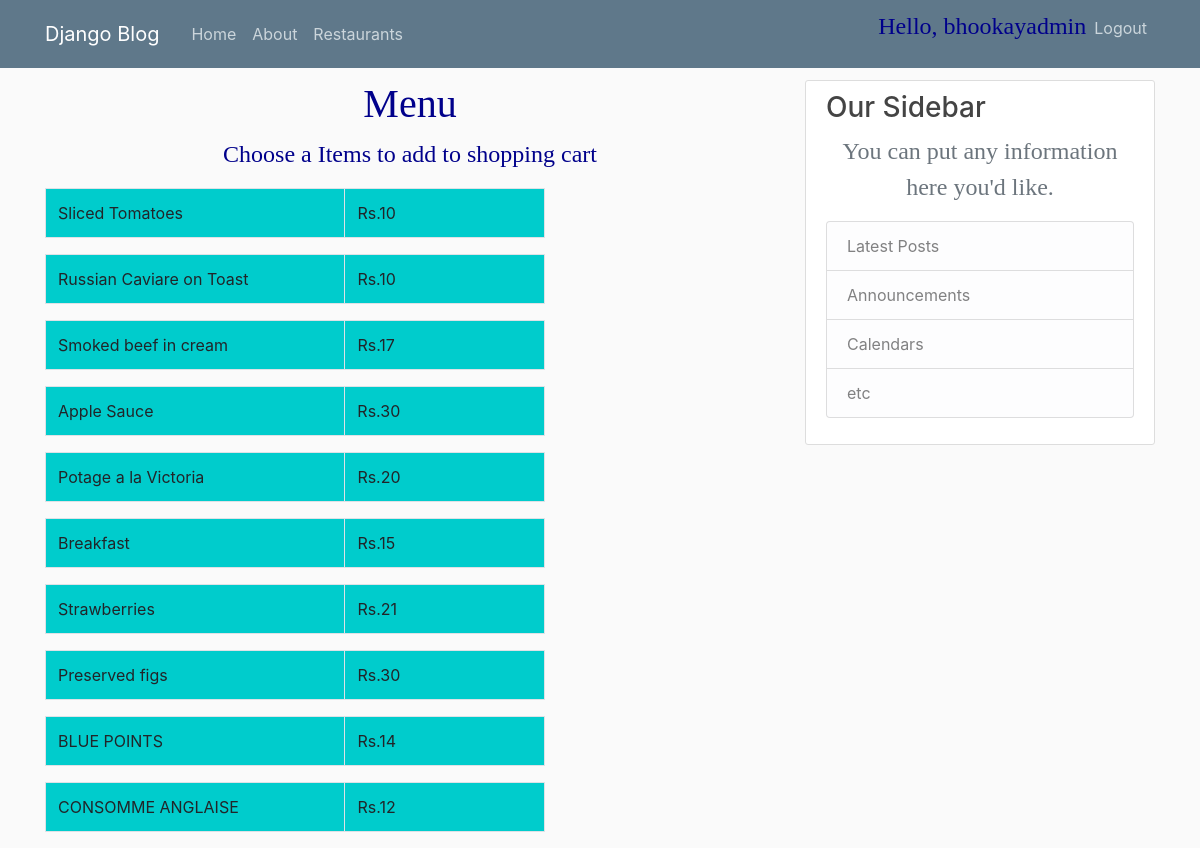
Screenshot of /menuH/ (signed in) with the database file from the repository.
### customers/models.py (models this page shows, shortened)
class Customers(AbstractBaseUser):
	email = models.EmailField(verbose_name = "email", max_length = 60, unique = True)
	username = models.CharField(max_length = 30, unique = True)
	date_joined = models.DateTimeField(verbose_name = 'date joined', auto_now_add = True)
	last_login = models.DateTimeField(verbose_name = 'last login', auto_now = True)
	is_admin = models.BooleanField(default = False)
	is_active = models.BooleanField(default = True)
	is_staff = models.BooleanField(default = False)
	is_superuser = models.BooleanField(default = False)
	address = models.CharField(max_length = 69, unique = False)
	contact = models.IntegerField(unique = True)
	USERNAME_FIELD = 'email'
	REQUIRED_FIELDS = [ 'username', 'address', 'contact',]
	objects = MyCustomersManager()

### blog/models.py (models this page shows, shortened)
class Menu2(models.Model):
	name=models.CharField(max_length=100)
	price=models.IntegerField()
	restaurant=models.CharField(max_length=100)

### blog/views.py (the view)
# urls.py: path('menuH/', views.menuH, name='blog-menuH'),
def menuH(request):
	context2={
	'dishes':Menu2.objects.all(),
	'rests':Post1.objects.all()
	}
	return render(request, 'blog/menuH.html',context2)

### blog/templates/blog/menuH.html
{% extends "blog/base.html" %}
{%block content %}
  <h1>Menu</h1>
  <p> Choose a Items to add to shopping cart</p>
  <div class="table table-hover">
        {% for dish in dishes  %}
            {% if dish.restaurant == 'Heat - Edsa Shangri-La' %}
    <table class="table table-bordered" style ="width: 500px; background-color: #00cccc;">
      <tbody>
        <tr>
          <td style ="width: 300px; background-color: #00cccc;">{{dish.name}}</td>
          <td style ="width: 200px; background-color: #00cccc;">Rs.{{dish.price}}</td>
        </tr>
      </tbody>
    </table>
      {% endif %}
    {% endfor %}
</div>
</body>
</html>
{% endblock content %}

### blog/templates/blog/base.html (shortened to what this page needs)
{%load static %}
<!DOCTYPE html>
<html>
<head>
    <link rel="stylesheet" href="https://stackpath.bootstrapcdn.com/bootstrap/4.3.1/css/bootstrap.min.css">
    <link rel="stylesheet" type="text/css" href="{% static 'blog/main.css' %}">
</head>
<body>
	<header class="site-header">
	  <nav class="navbar navbar-expand-md navbar-dark bg-steel fixed-top">
	    <div class="container">
	      <a class="navbar-brand mr-4" href="{% url 'blog-home' %}">Django Blog</a>
	      <div class="collapse navbar-collapse" id="navbarToggle">
	        <div class="navbar-nav mr-auto">
	          <a class="nav-item nav-link" href="{% url 'blog-home' %}">Home</a>
	          <a class="nav-item nav-link" href="{% url 'blog-about' %}">About</a>
	          <a class="nav-item nav-link" href="{% url 'blog-restaurants1' %}">Restaurants</a>
	        </div>
	        <div class="navbar-nav">
	        	{% if request.user.is_authenticated %}
	        		<p>Hello, {{ request.user.username }}</p>
	        		<a class="nav-item nav-link" href="{% url 'customers-logout' %}">Logout</a>
	        	{% else %}
	          <a class="nav-item nav-link" href="{% url 'customers-login' %}">Login</a>
	          <a class="nav-item nav-link" href="{% url 'customers-register' %}">Register</a>
	          {% endif %}
	        </div>
	      </div>
	    </div>
	  </nav>
	</header>
	<main role="main" class="container">
	  <div class="row">
	    <div class="col-md-8">
	      {% block content %}{% endblock %}
	    <div class="col-md-4">
	      <div class="content-section">
	        <h3>Our Sidebar</h3>
	        <p class='text-muted'>You can put any information here you'd like.
	          <ul class="list-group">
	            <li class="list-group-item list-group-item-light">Latest Posts</li>
	            <li class="list-group-item list-group-item-light">Announcements</li>
	            <li class="list-group-item list-group-item-light">Calendars</li>
	            <li class="list-group-item list-group-item-light">etc</li>
	          </ul>
	        </p>
	      </div>
	    </div>
</body>
</html>

### blog/static/blog/main.css (style rules this page uses)
body { background: #fafafa; color: #333333; margin-top: 5rem; }
h1, h2, h3, h4, h5, h6 { color: #444444; }
ul { margin: 0; }
body { background-image:url(https://cdn1.vectorstock.com/i/1000x1000/96/80/low-poly-aquamarine-color-vector-29209680.jpg); background-position: center; background-size: cover }
h1 { font-size: %300; text-align:center; color: darkblue; font-family: verdana }
p { color: darkblue; font-family: verdana; text-align: center; font-size: 150% }
.bg-steel { background-color: #5f788a; }
.site-header .navbar-nav .nav-link { color: #cbd5db; }
.content-section { background: #ffffff; padding: 10px 20px; border: 1px solid #dddddd; border-radius: 3px; margin-bottom: 20px; }

### rows the page displays
Customers: user.username "bhookayadmin"
Menu2: name "Sliced Tomatoes", price "10"
Menu2: name "Russian Caviare on Toast", price "10"
Menu2: name "Smoked beef in cream", price "17"
Menu2: name "Apple Sauce", price "30"
Menu2: name "Potage a la Victoria", price "20"
Menu2: name "Breakfast", price "15"
Menu2: name "Strawberries", price "21"
Menu2: name "Preserved figs", price "30"
Menu2: name "BLUE POINTS", price "14"
Menu2: name "CONSOMME ANGLAISE", price "12"
